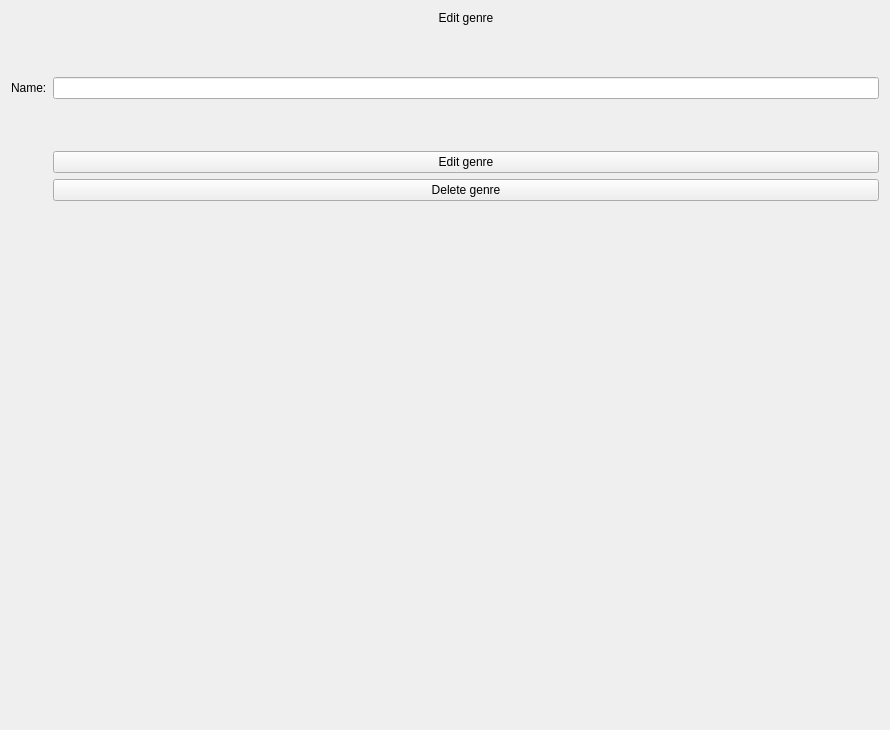
<?xml version="1.0" encoding="UTF-8"?>
<ui version="4.0">
 <class>genre_window</class>
 <widget class="QWidget" name="genre_window">
  <property name="geometry">
   <rect>
    <x>0</x>
    <y>0</y>
    <width>890</width>
    <height>730</height>
   </rect>
  </property>
  <property name="windowTitle">
   <string>Form</string>
  </property>
  <layout class="QVBoxLayout" name="verticalLayout">
   <item>
    <layout class="QFormLayout" name="formLayout">
     <item row="1" column="1">
      <spacer name="verticalSpacer">
       <property name="orientation">
        <enum>Qt::Vertical</enum>
       </property>
       <property name="sizeType">
        <enum>QSizePolicy::Preferred</enum>
       </property>
       <property name="sizeHint" stdset="0">
        <size>
         <width>20</width>
         <height>40</height>
        </size>
       </property>
      </spacer>
     </item>
     <item row="0" column="1">
      <widget class="QLabel" name="label">
       <property name="text">
        <string>Edit genre</string>
       </property>
       <property name="alignment">
        <set>Qt::AlignCenter</set>
       </property>
      </widget>
     </item>
     <item row="2" column="1">
      <widget class="QLineEdit" name="name_lineEdit"/>
     </item>
     <item row="2" column="0">
      <widget class="QLabel" name="label_2">
       <property name="text">
        <string>Name:</string>
       </property>
      </widget>
     </item>
     <item row="4" column="1">
      <widget class="QPushButton" name="editGenre_button">
       <property name="text">
        <string>Edit genre</string>
       </property>
      </widget>
     </item>
     <item row="5" column="1">
      <widget class="QPushButton" name="deleteGenre_button">
       <property name="text">
        <string>Delete genre</string>
       </property>
      </widget>
     </item>
     <item row="3" column="1">
      <spacer name="verticalSpacer_2">
       <property name="orientation">
        <enum>Qt::Vertical</enum>
       </property>
       <property name="sizeType">
        <enum>QSizePolicy::Preferred</enum>
       </property>
       <property name="sizeHint" stdset="0">
        <size>
         <width>20</width>
         <height>40</height>
        </size>
       </property>
      </spacer>
     </item>
    </layout>
   </item>
  </layout>
 </widget>
 <resources/>
 <connections/>
</ui>
